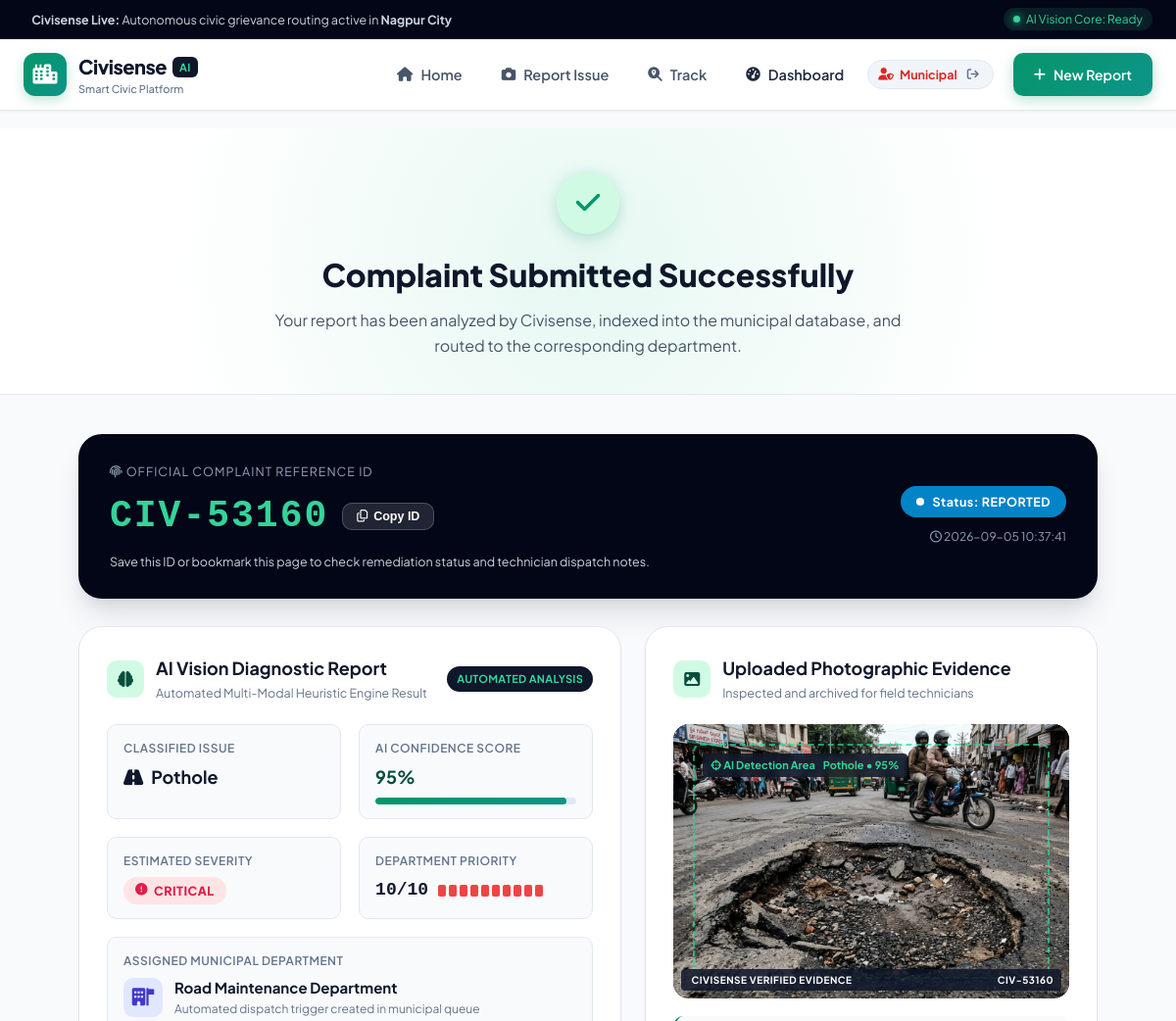
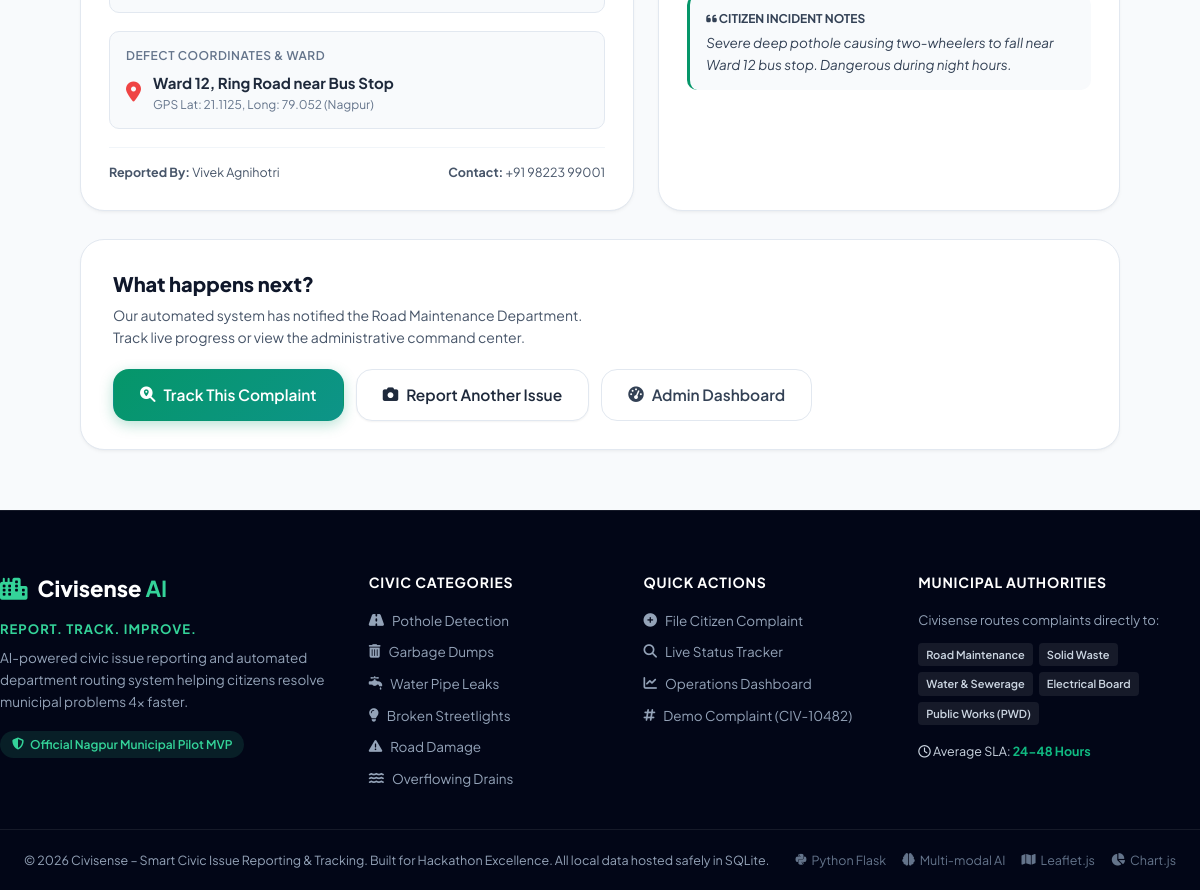
The app's page /result/CIV-53160 (signed in) with its own data (2 pictures, top to bottom).
### tables this page shows
CREATE TABLE complaints (
            id INTEGER PRIMARY KEY AUTOINCREMENT,
            complaint_id TEXT UNIQUE NOT NULL,
            name TEXT,
            contact TEXT,
            issue_type TEXT NOT NULL,
            description TEXT NOT NULL,
            image_path TEXT,
            latitude REAL,
            longitude REAL,
            location TEXT NOT NULL,
            confidence INTEGER NOT NULL,
            severity TEXT NOT NULL,
            priority INTEGER NOT NULL,
            department TEXT NOT NULL,
            status TEXT NOT NULL DEFAULT 'Reported',
            created_at TIMESTAMP NOT NULL DEFAULT CURRENT_TIMESTAMP
        );

### app.py (the view)
@app.route("/result/<complaint_id>")
def result(complaint_id):
    conn = get_db_connection()
    cursor = conn.cursor()
    cursor.execute("SELECT * FROM complaints WHERE complaint_id = ?", (complaint_id,))
    complaint = cursor.fetchone()
    conn.close()
    if not complaint:
        flash(f"Complaint ID '{complaint_id}' was not found in our system.", "error")
        return redirect(url_for("track"))
    return render_template("result.html", complaint=complaint)

### app.py (called while the page is built)
def get_db_connection():
    conn = sqlite3.connect(DATABASE_PATH)
    conn.row_factory = sqlite3.Row
    return conn

### templates/result.html (shortened to what this page needs)
{% extends "base.html" %}
{% block content %}
<div class="result-hero">
    <div class="container text-center">
        <div class="success-badge-circle">
            <i class="fa-solid fa-check"></i>
        </div>
        <h1 class="result-hero-title">Complaint Submitted Successfully</h1>
        <p class="result-hero-sub">Your report has been analyzed by Civisense, indexed into the municipal database, and routed to the corresponding department.</p>
    </div>
</div>
<div class="container py-8">
    <div class="result-container">
        <div class="complaint-id-banner">
            <div class="id-banner-left">
                <span class="id-label"><i class="fa-solid fa-fingerprint"></i> Official Complaint Reference ID</span>
                <div class="id-value-group">
                    <span class="id-value" id="complaint-id-display">{{ complaint.complaint_id }}</span>
                    <button class="btn-copy-id" id="btn-copy-id" title="Copy Complaint ID" onclick="copyComplaintId('{{ complaint.complaint_id }}')">
                        <i class="fa-regular fa-copy"></i>
                        <span id="copy-text">Copy ID</span>
                    </button>
                </div>
                <p class="id-hint">Save this ID or bookmark this page to check remediation status and technician dispatch notes.</p>
            </div>
            <div class="id-banner-right">
                <div class="status-pill status-reported">
                    <span class="status-pulse-dot"></span>
                    <span>Status: {{ complaint.status.upper() }}</span>
                </div>
                <span class="timestamp-pill"><i class="fa-regular fa-clock"></i> {{ complaint.created_at }}</span>
            </div>
        </div>
        <div class="result-grid">
            <div class="result-card ai-diagnostic-card">
                <div class="card-header">
                    <div class="card-title-group">
                        <div class="card-icon-tag"><i class="fa-solid fa-brain"></i></div>
                        <div>
                            <h2 class="card-title">AI Vision Diagnostic Report</h2>
                            <span class="card-subtitle">Automated Multi-Modal Heuristic Engine Result</span>
                        </div>
                    </div>
                    <span class="badge badge-ai">Automated Analysis</span>
                </div>
                <div class="diagnostic-grid">
                    <div class="diag-item">
                        <span class="diag-label">Classified Issue</span>
                        <div class="diag-value diag-issue">
                            <i class="fa-solid {% if complaint.issue_type == 'Pothole' %}fa-road{% elif complaint.issue_type == 'Garbage Dump' %}fa-trash-can{% elif complaint.issue_type == 'Water Leakage' %}fa-faucet-drip{% elif complaint.issue_type == 'Broken Streetlight' %}fa-lightbulb{% elif complaint.issue_type == 'Overflowing Drain' %}fa-water{% else %}fa-triangle-exclamation{% endif %}"></i>
                            <strong>{{ complaint.issue_type }}</strong>
                        </div>
                    </div>
                    <div class="diag-item">
                        <span class="diag-label">AI Confidence Score</span>
                        <div class="diag-value">
                            <div class="confidence-bar-group">
                                <div class="conf-percent"><strong>{{ complaint.confidence }}%</strong></div>
                                <div class="conf-meter-track">
                                    <div class="conf-meter-fill" style="width: {{ complaint.confidence }}%;"></div>
                                </div>
                            </div>
                        </div>
                    </div>
                    <div class="diag-item">
                        <span class="diag-label">Estimated Severity</span>
                        <div class="diag-value">
                            <span class="severity-badge badge-{{ complaint.severity.lower() }}">
                                <i class="fa-solid fa-circle-exclamation"></i> {{ complaint.severity }}
                            </span>
                        </div>
                    </div>
                    <div class="diag-item">
                        <span class="diag-label">Department Priority</span>
                        <div class="diag-value">
                            <div class="priority-meter-box">
                                <span class="priority-number">{{ complaint.priority }}/10</span>
                                <div class="priority-dots">
                                    {% for i in range(1, 11) %}
                                        <span class="p-dot {% if i <= complaint.priority %}p-dot-active p-dot-{{ complaint.severity.lower() }}{% endif %}"></span>
                                    {% endfor %}
                                </div>
                            </div>
                        </div>
                    </div>
                    <div class="diag-item diag-fullwidth">
                        <span class="diag-label">Assigned Municipal Department</span>
                        <div class="diag-value dept-box">
                            <div class="dept-avatar">
                                <i class="fa-solid fa-building-flag"></i>
                            </div>
                            <div>
                                <strong class="dept-name">{{ complaint.department }}</strong>
                                <span class="dept-role">Automated dispatch trigger created in municipal queue</span>
                            </div>
                        </div>
                    </div>
                    <div class="diag-item diag-fullwidth">
                        <span class="diag-label">Defect Coordinates & Ward</span>
                        <div class="diag-value location-box">
                            <i class="fa-solid fa-location-dot"></i>
                            <div>
                                <strong>{{ complaint.location }}</strong>
                                <span class="coords-sub">GPS Lat: {{ complaint.latitude }}, Long: {{ complaint.longitude }} (Nagpur)</span>
                            </div>
                        </div>
                    </div>
                </div>
                <div class="diag-footer">
                    <div class="reporter-info">
                        <span><strong>Reported By:</strong> {{ complaint.name }}</span>
                        <span><strong>Contact:</strong> {{ complaint.contact }}</span>
                    </div>
                </div>
            </div>
            <div class="result-card evidence-card">
                <div class="card-header">
                    <div class="card-title-group">
                        <div class="card-icon-tag"><i class="fa-solid fa-image"></i></div>
                        <div>
                            <h3 class="card-title">Uploaded Photographic Evidence</h3>
                            <span class="card-subtitle">Inspected and archived for field technicians</span>
                        </div>
                    </div>
                </div>
                <div class="evidence-image-wrapper">
                    <img src="{{ url_for('static', filename='uploads/' + complaint.image_path) }}" alt="{{ complaint.issue_type }} Evidence" class="evidence-img" onerror="this.src='{{ url_for('static', filename='uploads/pothole_ward12.jpg') }}'">
                    <div class="ai-scan-overlay">
                        <div class="scan-target-box">
                            <span class="scan-tag"> AI Detection Area</span>
                            <span class="scan-confidence">{{ complaint.issue_type }} • {{ complaint.confidence }}%</span>
                        </div>
                    </div>
                    <div class="image-watermark">
                        <span> CIVISENSE VERIFIED EVIDENCE</span>
                        <span>{{ complaint.complaint_id }}</span>
                    </div>
                </div>
                <div class="evidence-notes">
                    <h4 class="evidence-notes-title"><i class="fa-solid fa-quote-left"></i> Citizen Incident Notes</h4>
                    <p class="evidence-notes-body">{{ complaint.description }}</p>
                </div>
            </div>
        </div>
        <div class="result-actions-card">
            <div class="actions-content">
                <div>
                    <h3 class="actions-title">What happens next?</h3>
                    <p class="actions-sub">Our automated system has notified the {{ complaint.department }}. Track live progress or view the administrative command center.</p>
                </div>
                <div class="actions-buttons">
                    <a href="{{ url_for('track') }}?id={{ complaint.complaint_id }}" class="btn btn-primary btn-lg" id="btn-track-this">
                        <i class="fa-solid fa-magnifying-glass-location"></i> Track This Complaint
                    </a>
                    <a href="{{ url_for('report') }}" class="btn btn-secondary btn-lg" id="btn-report-another">
                        <i class="fa-solid fa-camera"></i> Report Another Issue
                    </a>
                    <a href="{{ url_for('admin') }}" class="btn btn-outline btn-lg" id="btn-admin-check">
                        <i class="fa-solid fa-gauge-high"></i> Admin Dashboard
                    </a>
                </div>
            </div>
        </div>
    </div>
</div>
{% endblock %}

### records on screen
complaints: complaint_id "CIV-53160", status "REPORTED", created_at "2026-09-05 10:37:41", issue_type "Pothole", confidence "95", severity "CRITICAL", priority "10", department "Road Maintenance Department", location "Ward 12, Ring Road near Bus Stop", latitude "21.1125", longitude "79.052", name "Vivek Agnihotri", contact "+91 98223 99001", image_path (picture), description "Severe deep pothole causing two-wheelers to fall near Ward 12 bus stop. Dangerous during night hours."

### other values on screen
{{ session.user_name.split(' ')[0] }} "Municipal"
